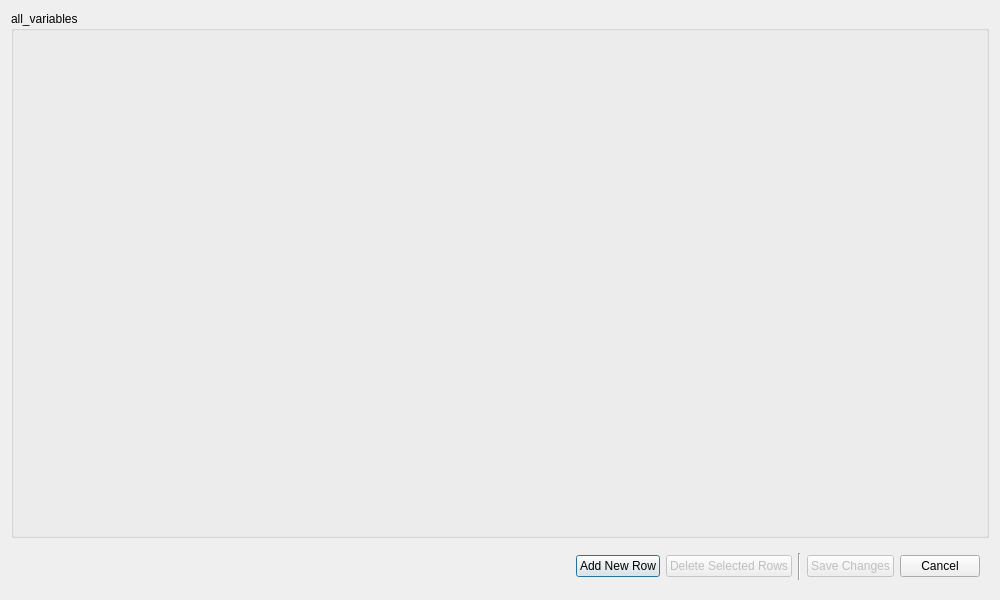
<ui version="4.0" >
 <author>Aaron Racicot</author>
 <class>AllVariablesEditGui</class>
 <widget class="QDialog" name="AllVariablesEditGui" >
  <property name="geometry" >
   <rect>
    <x>0</x>
    <y>0</y>
    <width>1000</width>
    <height>600</height>
   </rect>
  </property>
  <property name="windowTitle" >
   <string>Dialog</string>
  </property>
  <layout class="QVBoxLayout" >
   <item>
    <widget class="QGroupBox" name="variableBox" >
     <property name="title" >
      <string>all_variables</string>
     </property>
     <layout class="QGridLayout" />
    </widget>
   </item>
   <item>
    <widget class="QWidget" native="1" name="widget" >
     <property name="maximumSize" >
      <size>
       <width>16777215</width>
       <height>45</height>
      </size>
     </property>
     <layout class="QHBoxLayout" >
      <item>
       <spacer>
        <property name="orientation" >
         <enum>Qt::Horizontal</enum>
        </property>
        <property name="sizeHint" >
         <size>
          <width>441</width>
          <height>24</height>
         </size>
        </property>
       </spacer>
      </item>
      <item>
       <widget class="QPushButton" name="addNew" >
        <property name="enabled" >
         <bool>true</bool>
        </property>
        <property name="text" >
         <string>Add New Row</string>
        </property>
       </widget>
      </item>
      <item>
       <widget class="QPushButton" name="deleteRow" >
        <property name="enabled" >
         <bool>false</bool>
        </property>
        <property name="text" >
         <string>Delete Selected Rows</string>
        </property>
       </widget>
      </item>
      <item>
       <widget class="Line" name="line" >
        <property name="orientation" >
         <enum>Qt::Vertical</enum>
        </property>
       </widget>
      </item>
      <item>
       <widget class="QPushButton" name="saveChanges" >
        <property name="enabled" >
         <bool>false</bool>
        </property>
        <property name="text" >
         <string>Save Changes</string>
        </property>
       </widget>
      </item>
      <item>
       <widget class="QPushButton" name="cancelWindow" >
        <property name="text" >
         <string>Cancel</string>
        </property>
       </widget>
      </item>
     </layout>
    </widget>
   </item>
  </layout>
 </widget>
 <resources/>
 <connections/>
</ui>
